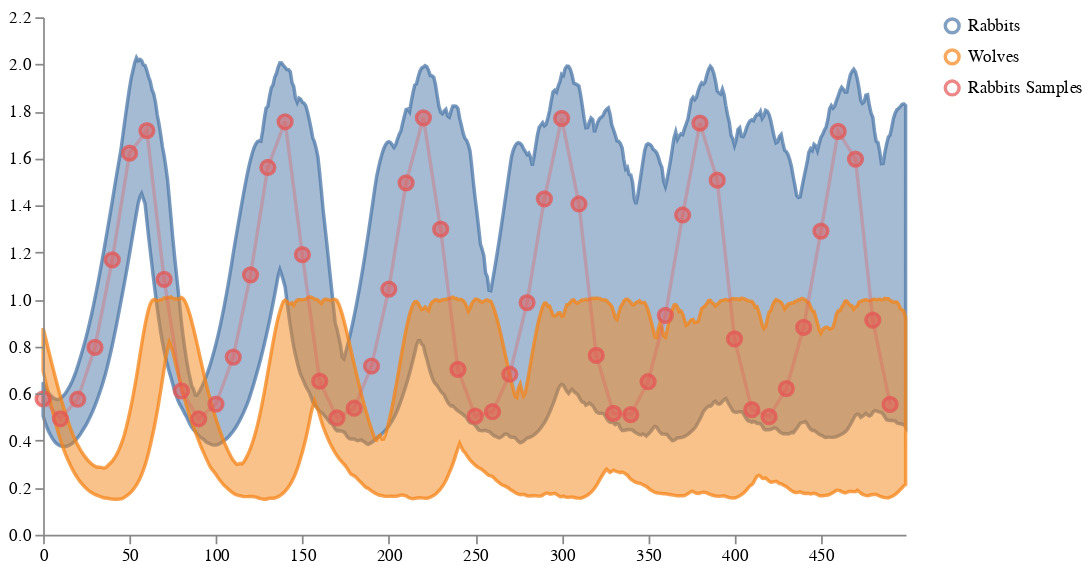

Notebook code cell kept with this figure:
### Code cell
nice_labels={"Rabbits_sol": "Rabbits", "Wolves_sol": "Wolves"}

schema = vega.trajectories(prior_samples, 
                           subset=".*_sol", 
                           relabel=nice_labels,
                           points=observed_points
                           )
schema = vega.pad(schema, 5)

vega.save_schema(schema, "_schema.json")
vega.ipy_display(schema)

### Figure 1 — Vega specification as saved in the notebook (floating-point values rounded to 4 significant figures; data arrays with more than 128 entries replaced by an {"elided": "..."} marker saying what was removed)
{"$schema": "https://vega.github.io/schema/vega/v5.json", "axes": [{"orient": "bottom", "scale": "xscale", "zindex": 100}, {"orient": "left", "scale": "yscale", "zindex": 100}], "data": [{"name": "distributions", "values": {"elided": "1000 records"}}, {"name": "traces", "values": []}, {"name": "points", "values": [{"sample_id": 0, "timepoint_id": 0, "trajectory": "Rabbits Samples", "value": 0.5774}, {"sample_id": 0, "timepoint_id": 10, "trajectory": "Rabbits Samples", "value": 0.4931}, {"sample_id": 0, "timepoint_id": 20, "trajectory": "Rabbits Samples", "value": 0.5761}, {"sample_id": 0, "timepoint_id": 30, "trajectory": "Rabbits Samples", "value": 0.797}, {"sample_id": 0, "timepoint_id": 40, "trajectory": "Rabbits Samples", "value": 1.168}, {"sample_id": 0, "timepoint_id": 50, "trajectory": "Rabbits Samples", "value": 1.622}, {"sample_id": 0, "timepoint_id": 60, "trajectory": "Rabbits Samples", "value": 1.718}, {"sample_id": 0, "timepoint_id": 70, "trajectory": "Rabbits Samples", "value": 1.086}, {"sample_id": 0, "timepoint_id": 80, "trajectory": "Rabbits Samples", "value": 0.6113}, {"sample_id": 0, "timepoint_id": 90, "trajectory": "Rabbits Samples", "value": 0.493}, {"sample_id": 0, "timepoint_id": 100, "trajectory": "Rabbits Samples", "value": 0.5555}, {"sample_id": 0, "timepoint_id": 110, "trajectory": "Rabbits Samples", "value": 0.7555}, {"sample_id": 0, "timepoint_id": 120, "trajectory": "Rabbits Samples", "value": 1.105}, {"sample_id": 0, "timepoint_id": 130, "trajectory": "Rabbits Samples", "value": 1.561}, {"sample_id": 0, "timepoint_id": 140, "trajectory": "Rabbits Samples", "value": 1.756}, {"sample_id": 0, "timepoint_id": 150, "trajectory": "Rabbits Samples", "value": 1.191}, {"sample_id": 0, "timepoint_id": 160, "trajectory": "Rabbits Samples", "value": 0.6529}, {"sample_id": 0, "timepoint_id": 170, "trajectory": "Rabbits Samples", "value": 0.4966}, {"sample_id": 0, "timepoint_id": 180, "trajectory": "Rabbits Samples", "value": 0.5378}, {"sample_id": 0, "timepoint_id": 190, "trajectory": "Rabbits Samples", "value": 0.7174}, {"sample_id": 0, "timepoint_id": 200, "trajectory": "Rabbits Samples", "value": 1.045}, {"sample_id": 0, "timepoint_id": 210, "trajectory": "Rabbits Samples", "value": 1.496}, {"sample_id": 0, "timepoint_id": 220, "trajectory": "Rabbits Samples", "value": 1.772}, {"sample_id": 0, "timepoint_id": 230, "trajectory": "Rabbits Samples", "value": 1.299}, {"sample_id": 0, "timepoint_id": 240, "trajectory": "Rabbits Samples", "value": 0.7031}, {"sample_id": 0, "timepoint_id": 250, "trajectory": "Rabbits Samples", "value": 0.504}, {"sample_id": 0, "timepoint_id": 260, "trajectory": "Rabbits Samples", "value": 0.5229}, {"sample_id": 0, "timepoint_id": 270, "trajectory": "Rabbits Samples", "value": 0.6823}, {"sample_id": 0, "timepoint_id": 280, "trajectory": "Rabbits Samples", "value": 0.9871}, {"sample_id": 0, "timepoint_id": 290, "trajectory": "Rabbits Samples", "value": 1.428}, {"sample_id": 0, "timepoint_id": 300, "trajectory": "Rabbits Samples", "value": 1.77}, {"sample_id": 0, "timepoint_id": 310, "trajectory": "Rabbits Samples", "value": 1.406}, {"sample_id": 0, "timepoint_id": 320, "trajectory": "Rabbits Samples", "value": 0.7627}, {"sample_id": 0, "timepoint_id": 330, "trajectory": "Rabbits Samples", "value": 0.5157}, {"sample_id": 0, "timepoint_id": 340, "trajectory": "Rabbits Samples", "value": 0.5109}, {"sample_id": 0, "timepoint_id": 350, "trajectory": "Rabbits Samples", "value": 0.6504}, {"sample_id": 0, "timepoint_id": 360, "trajectory": "Rabbits Samples", "value": 0.9329}, {"sample_id": 0, "timepoint_id": 370, "trajectory": "Rabbits Samples", "value": 1.359}, {"sample_id": 0, "timepoint_id": 380, "trajectory": "Rabbits Samples", "value": 1.75}, {"sample_id": 0, "timepoint_id": 390, "trajectory": "Rabbits Samples", "value": 1.507}, {"sample_id": 0, "timepoint_id": 400, "trajectory": "Rabbits Samples", "value": 0.8325}, {"sample_id": 0, "timepoint_id": 410, "trajectory": "Rabbits Samples", "value": 0.5322}, {"sample_id": 0, "timepoint_id": 420, "trajectory": "Rabbits Samples", "value": 0.5018}, {"sample_id": 0, "timepoint_id": 430, "trajectory": "Rabbits Samples", "value": 0.6216}, {"sample_id": 0, "timepoint_id": 440, "trajectory": "Rabbits Samples", "value": 0.882}, {"sample_id": 0, "timepoint_id": 450, "trajectory": "Rabbits Samples", "value": 1.291}, {"sample_id": 0, "timepoint_id": 460, "trajectory": "Rabbits Samples", "value": 1.715}, {"sample_id": 0, "timepoint_id": 470, "trajectory": "Rabbits Samples", "value": 1.597}, {"sample_id": 0, "timepoint_id": 480, "trajectory": "Rabbits Samples", "value": 0.9127}, {"sample_id": 0, "timepoint_id": 490, "trajectory": "Rabbits Samples", "value": 0.5542}]}, {"name": "markers", "values": []}, {"name": "selected", "on": [{"remove": true, "trigger": "clear"}, {"remove": true, "trigger": "!shift"}, {"insert": "clicked", "trigger": "!shift && clicked"}, {"toggle": "clicked", "trigger": "shift && clicked"}]}], "height": 300, "legends": [{"encode": {"labels": {"interactive": true, "name": "legendLabel", "update": {"opacity": [{"test": "!length(data('selected')) || indata('selected', 'value', datum.value)", "value": 1}, {"value": 0.25}]}}, "symbols": {"interactive": true, "name": "legendSymbol", "update": {"fill": {"value": "transparent"}, "opacity": [{"test": "!length(data('selected')) || indata('selected', 'value', datum.value)", "value": 0.7}, {"value": 0.15}], "size": {"value": 64}, "strokeWidth": {"value": 2}}}}, "stroke": "color"}], "marks": [{"from": {"facet": {"data": "points", "groupby": "trajectory", "name": "points_split"}}, "marks": [{"encode": {"hover": {"fillOpacity": {"value": 0.9}}, "update": {"fill": {"field": "trajectory", "scale": "color"}, "fillOpacity": [{"test": "!length(data('selected')) || indata('selected', 'value', datum.trajectory)", "value": 0.5}, {"value": 0.15}], "stroke": {"field": "trajectory", "scale": "color"}, "strokeOpacity": [{"test": "!length(data('selected')) || indata('selected', 'value', datum.trajectory)", "value": 0.75}, {"value": 0.15}], "strokeWidth": {"value": 2}, "x": {"field": "timepoint_id", "scale": "xscale"}, "y": {"field": "value", "scale": "yscale"}}}, "from": {"data": "points"}, "name": "_points_symbol", "type": "symbol", "zindex": 3}, {"encode": {"hover": {"fillOpacity": {"value": 0.9}}, "update": {"interpolate": {"value": "linear"}, "stroke": {"field": "trajectory", "scale": "color"}, "strokeOpacity": [{"test": "!length(data('selected')) || indata('selected', 'value', datum.trajectory)", "value": 0.3}, {"value": 0.1}], "strokeWidth": {"value": 2}, "x": {"field": "timepoint_id", "scale": "xscale"}, "y": {"field": "value", "scale": "yscale"}}}, "from": {"data": "points"}, "name": "_points_line", "type": "line", "zindex": 3}], "name": "_points", "type": "group", "zindex": 3}, {"from": {"facet": {"data": "traces", "groupby": "trajectory", "name": "traces_split"}}, "marks": [{"encode": {"hover": {"fillOpacity": {"value": 0.9}}, "update": {"interpolate": {"value": "linear"}, "stroke": {"field": "trajectory", "scale": "color"}, "strokeOpacity": [{"test": "!length(data('selected')) || indata('selected', 'value', datum.trajectory)", "value": 0.75}, {"value": 0.15}], "strokeWidth": {"value": 2}, "x": {"field": "timepoint_id", "scale": "xscale"}, "y": {"field": "value", "scale": "yscale"}}}, "from": {"data": "traces_split"}, "name": "_traces_lines", "type": "line"}], "name": "_traces", "type": "group", "zindex": 2}, {"from": {"facet": {"data": "distributions", "groupby": "trajectory", "name": "trajectory_split"}}, "marks": [{"encode": {"hover": {"fillOpacity": {"value": 0.9}}, "update": {"fill": {"field": "trajectory", "scale": "color"}, "fillOpacity": [{"test": "!length(data('selected')) || indata('selected', 'value', datum.trajectory)", "value": 0.5}, {"value": 0.15}], "interpolate": {"value": "linear"}, "stroke": {"field": "trajectory", "scale": "color"}, "strokeOpacity": [{"test": "!length(data('selected')) || indata('selected', 'value', datum.trajectory)", "value": 0.75}, {"value": 0.15}], "strokeWidth": {"value": 2}, "x": {"field": "timepoint_id", "scale": "xscale"}, "y": {"field": "upper", "scale": "yscale"}, "y2": {"field": "lower", "scale": "yscale"}}}, "from": {"data": "trajectory_split"}, "type": "area"}], "name": "_distributions", "type": "group", "zindex": 1}, {"marks": [{"encode": {"enter": {"stroke": {"value": "lightgray"}}, "update": {"opacity": {"value": 1}, "x": {"field": "timepoint_id", "scale": "xscale"}, "y": {"signal": "height"}, "y2": {"value": 0}}}, "from": {"data": "markers"}, "name": "_marker text", "type": "rule"}, {"encode": {"enter": {"fontSize": {"value": 8}, "text": {"field": "datum.label"}, "y": {"value": 0}}}, "from": {"data": "_marker text"}, "name": "_marker flags", "transform": [{"as": ["x", "_y", "opacity", "align", "baseline"], "lineAnchor": "start", "offset": [1], "size": {"signal": "[width, height]"}, "type": "label"}], "type": "text"}], "name": "_markers", "type": "group"}], "padding": 5, "scales": [{"domain": {"fields": [{"data": "distributions", "field": "timepoint_id"}, {"data": "traces", "field": "timepoint_id"}, {"data": "points", "field": "timepoint_id"}, {"data": "markers", "field": "timepoint_id"}]}, "name": "xscale", "range": "width", "type": "linear", "zero": false}, {"domain": {"fields": [{"data": "distributions", "field": "lower"}, {"data": "distributions", "field": "upper"}, {"data": "traces", "field": "value"}, {"data": "points", "field": "value"}]}, "name": "yscale", "nice": true, "range": "height", "type": "linear", "zero": true}, {"domain": {"fields": [{"data": "distributions", "field": "trajectory"}, {"data": "traces", "field": "trajectory"}, {"data": "points", "field": "trajectory"}]}, "name": "color", "range": "category", "type": "ordinal"}], "signals": [{"name": "clear", "on": [{"events": "mouseup[!event.item]", "force": true, "update": "true"}], "value": true}, {"name": "shift", "on": [{"events": "@legendSymbol:click, @legendLabel:click", "force": true, "update": "event.shiftKey"}], "value": false}, {"name": "clicked", "on": [{"events": "@legendSymbol:click, @legendLabel:click", "force": true, "update": "{value: datum.value}"}], "value": null}], "width": 500}
